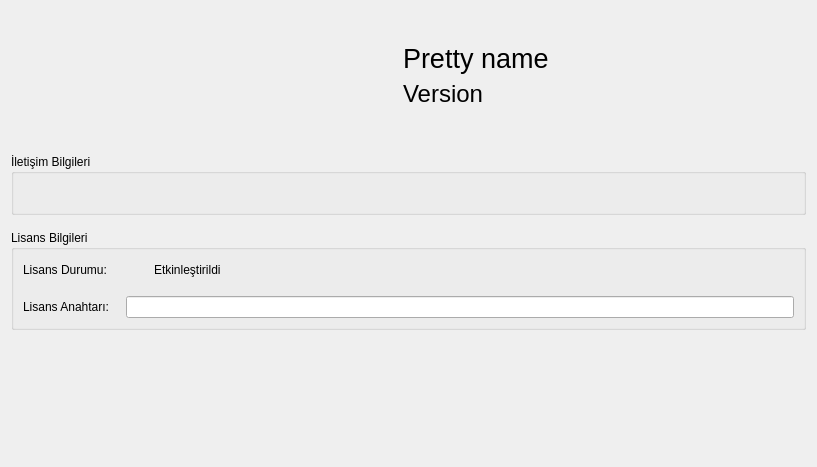
<?xml version="1.0" encoding="UTF-8"?>
<ui version="4.0">
 <class>ikoOSKAR::UI::AboutPage</class>
 <widget class="QWidget" name="ikoOSKAR::UI::AboutPage">
  <property name="geometry">
   <rect>
    <x>0</x>
    <y>0</y>
    <width>817</width>
    <height>467</height>
   </rect>
  </property>
  <property name="windowTitle">
   <string>Form</string>
  </property>
  <layout class="QVBoxLayout" name="verticalLayout_2">
   <property name="spacing">
    <number>15</number>
   </property>
   <item>
    <widget class="QWidget" name="wdProduct" native="true">
     <layout class="QHBoxLayout" name="horizontalLayout_2">
      <property name="leftMargin">
       <number>0</number>
      </property>
      <property name="topMargin">
       <number>0</number>
      </property>
      <property name="rightMargin">
       <number>0</number>
      </property>
      <property name="bottomMargin">
       <number>0</number>
      </property>
      <item>
       <spacer name="horizontalSpacer_3">
        <property name="orientation">
         <enum>Qt::Horizontal</enum>
        </property>
        <property name="sizeHint" stdset="0">
         <size>
          <width>40</width>
          <height>20</height>
         </size>
        </property>
       </spacer>
      </item>
      <item>
       <widget class="QWidget" name="wdIcon" native="true">
        <property name="minimumSize">
         <size>
          <width>128</width>
          <height>128</height>
         </size>
        </property>
        <property name="maximumSize">
         <size>
          <width>128</width>
          <height>128</height>
         </size>
        </property>
        <layout class="QHBoxLayout" name="horizontalLayout">
         <property name="leftMargin">
          <number>0</number>
         </property>
         <property name="topMargin">
          <number>0</number>
         </property>
         <property name="rightMargin">
          <number>0</number>
         </property>
         <property name="bottomMargin">
          <number>0</number>
         </property>
         <item>
          <widget class="QLabel" name="lblIcon">
           <property name="text">
            <string/>
           </property>
          </widget>
         </item>
        </layout>
       </widget>
      </item>
      <item>
       <widget class="QWidget" name="wdProductName" native="true">
        <layout class="QVBoxLayout" name="verticalLayout">
         <item>
          <widget class="QWidget" name="filler1" native="true"/>
         </item>
         <item>
          <widget class="QLabel" name="lblName">
           <property name="styleSheet">
            <string notr="true">font-size: 20pt;</string>
           </property>
           <property name="text">
            <string>Pretty name</string>
           </property>
          </widget>
         </item>
         <item>
          <widget class="QLabel" name="lblVersion">
           <property name="styleSheet">
            <string notr="true">font-size: 18pt;</string>
           </property>
           <property name="text">
            <string>Version</string>
           </property>
          </widget>
         </item>
         <item>
          <widget class="QWidget" name="filler2" native="true"/>
         </item>
        </layout>
       </widget>
      </item>
      <item>
       <spacer name="horizontalSpacer_4">
        <property name="orientation">
         <enum>Qt::Horizontal</enum>
        </property>
        <property name="sizeHint" stdset="0">
         <size>
          <width>40</width>
          <height>20</height>
         </size>
        </property>
       </spacer>
      </item>
     </layout>
    </widget>
   </item>
   <item>
    <widget class="QGroupBox" name="grpContact">
     <property name="maximumSize">
      <size>
       <width>16777215</width>
       <height>100</height>
      </size>
     </property>
     <property name="title">
      <string>İletişim Bilgileri</string>
     </property>
     <layout class="QHBoxLayout" name="horizontalLayout_4">
      <item>
       <spacer name="horizontalSpacer">
        <property name="orientation">
         <enum>Qt::Horizontal</enum>
        </property>
        <property name="sizeHint" stdset="0">
         <size>
          <width>370</width>
          <height>20</height>
         </size>
        </property>
       </spacer>
      </item>
      <item>
       <widget class="QWidget" name="contactCards" native="true">
        <layout class="QHBoxLayout" name="horizontalLayout_3"/>
       </widget>
      </item>
      <item>
       <spacer name="horizontalSpacer_2">
        <property name="orientation">
         <enum>Qt::Horizontal</enum>
        </property>
        <property name="sizeHint" stdset="0">
         <size>
          <width>369</width>
          <height>20</height>
         </size>
        </property>
       </spacer>
      </item>
     </layout>
    </widget>
   </item>
   <item>
    <widget class="QGroupBox" name="grpLicense">
     <property name="title">
      <string>Lisans Bilgileri</string>
     </property>
     <layout class="QVBoxLayout" name="verticalLayout_3">
      <property name="leftMargin">
       <number>0</number>
      </property>
      <property name="topMargin">
       <number>0</number>
      </property>
      <property name="rightMargin">
       <number>0</number>
      </property>
      <property name="bottomMargin">
       <number>0</number>
      </property>
      <item>
       <widget class="QWidget" name="innerLicense" native="true">
        <layout class="QFormLayout" name="formLayout">
         <property name="horizontalSpacing">
          <number>15</number>
         </property>
         <property name="verticalSpacing">
          <number>15</number>
         </property>
         <item row="0" column="0">
          <widget class="QLabel" name="label">
           <property name="text">
            <string>Lisans Durumu: </string>
           </property>
          </widget>
         </item>
         <item row="0" column="1">
          <widget class="QWidget" name="widget" native="true">
           <layout class="QHBoxLayout" name="horizontalLayout_5">
            <property name="leftMargin">
             <number>0</number>
            </property>
            <property name="topMargin">
             <number>0</number>
            </property>
            <property name="rightMargin">
             <number>0</number>
            </property>
            <property name="bottomMargin">
             <number>0</number>
            </property>
            <item>
             <widget class="QLabel" name="imgLicenseStatus">
              <property name="minimumSize">
               <size>
                <width>22</width>
                <height>22</height>
               </size>
              </property>
              <property name="maximumSize">
               <size>
                <width>22</width>
                <height>22</height>
               </size>
              </property>
              <property name="text">
               <string/>
              </property>
             </widget>
            </item>
            <item>
             <widget class="QLabel" name="lblLicenseStatus">
              <property name="text">
               <string>Etkinleştirildi</string>
              </property>
             </widget>
            </item>
           </layout>
          </widget>
         </item>
         <item row="2" column="0">
          <widget class="QLabel" name="lblSerial">
           <property name="text">
            <string>Lisans Anahtarı:</string>
           </property>
          </widget>
         </item>
         <item row="2" column="1">
          <widget class="QLineEdit" name="txtSerial">
           <property name="readOnly">
            <bool>true</bool>
           </property>
          </widget>
         </item>
        </layout>
       </widget>
      </item>
     </layout>
    </widget>
   </item>
   <item>
    <spacer name="verticalSpacer">
     <property name="orientation">
      <enum>Qt::Vertical</enum>
     </property>
     <property name="sizeHint" stdset="0">
      <size>
       <width>20</width>
       <height>40</height>
      </size>
     </property>
    </spacer>
   </item>
  </layout>
 </widget>
 <resources/>
 <connections/>
</ui>
